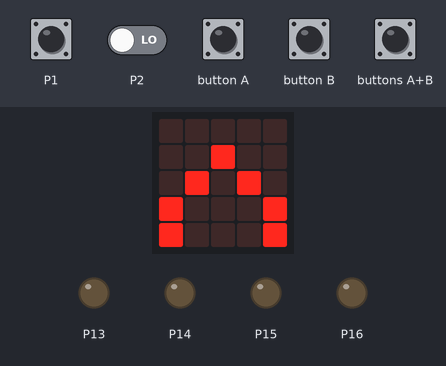
The program below on a simulated BBC micro:bit (MakeCode). Shown: the board's 5×5 LED display, output pins drawn as LEDs (lit = HIGH). Inputs (shaded band) come from the test bench; at power-on: P1 LOW, P2 LOW.

Above: at 1.2 s.
1.3 s: P1 pulled HIGH for 1 s
At 2.2 s:
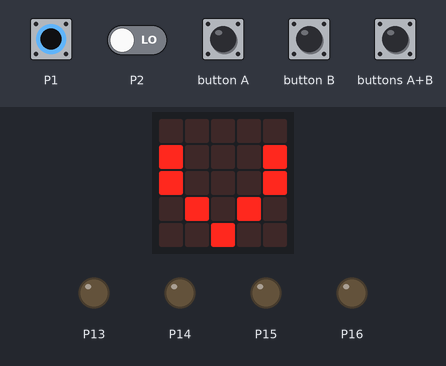
4.0 s: button A pressed for 0.15 s
At 4.08 s:
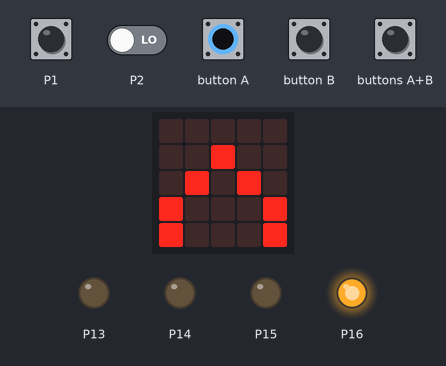
5.6 s: button B pressed for 0.15 s
At 5.68 s:
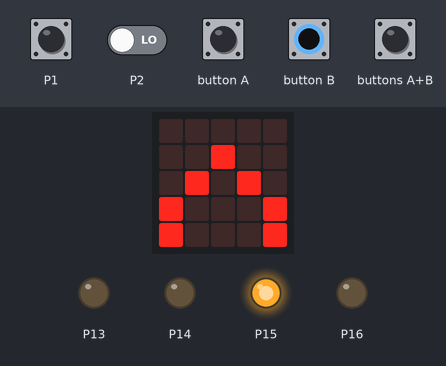
7.2 s: P1 driven HIGH and P2 driven HIGH
At 8.3 s:
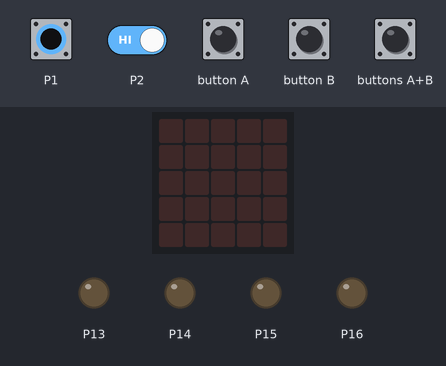
9.0 s: buttons A+B pressed for 0.15 s
At 9.5 s:
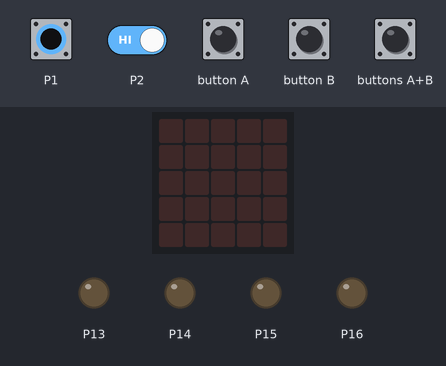
10.6 s: button B pressed for 1 s
At 10.9 s:
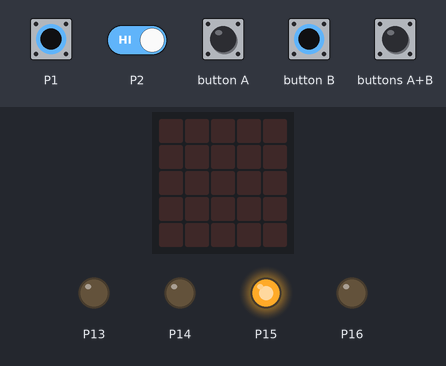
Timing chart, 0 to 13.6 s (numbered marks = the images above; inputs shaded):
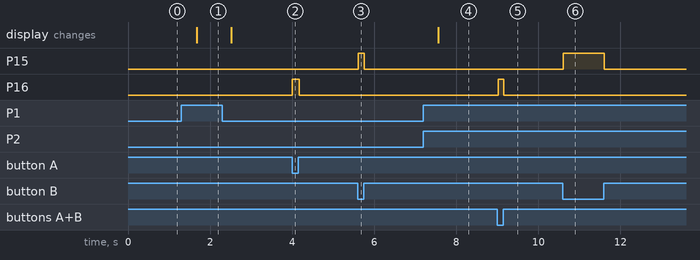

The program:

main.ts
```typescript
input.onButtonPressed(Button.AB, function () {

})
basic.forever(function () {
    if (pins.digitalReadPin(DigitalPin.P1) == 0) {
        basic.showLeds(`
            . . . . .
            . . # . .
            . # . # .
            # . . . #
            # . . . #
            `)
    } else if (pins.digitalReadPin(DigitalPin.P2) == 0) {
        basic.showLeds(`
            . . . . .
            # . . . #
            # . . . #
            . # . # .
            . . # . .
            `)
    } else {
        basic.clearScreen()
    }
})
basic.forever(function () {
    if (input.buttonIsPressed(Button.A)) {
        pins.digitalWritePin(DigitalPin.P14, 0)
        pins.analogWritePin(AnalogPin.P16, 1023)
    } else if (input.buttonIsPressed(Button.B)) {
        pins.digitalWritePin(DigitalPin.P13, 0)
        pins.analogWritePin(AnalogPin.P15, 1023)
    } else if (input.buttonIsPressed(Button.AB)) {
        pins.digitalWritePin(DigitalPin.P14, 0)
        pins.digitalWritePin(DigitalPin.P13, 0)
        pins.analogWritePin(AnalogPin.P15, 1023)
        pins.analogWritePin(AnalogPin.P16, 1023)
    } else {
        pins.digitalWritePin(DigitalPin.P13, 0)
        pins.digitalWritePin(DigitalPin.P14, 0)
        pins.digitalWritePin(DigitalPin.P15, 0)
        pins.digitalWritePin(DigitalPin.P16, 0)
    }
})
```

test.ts
```typescript
// テストはここに来ます。このパッケージが拡張機能として使用されるときにはコンパイルされません。
```

Measured:
- after the input at 1.3 s, the display: changes after 0.38 s (image 1)
- after the input at 4.0 s, P16: LOW → HIGH at once, → LOW 0.16 s later
- after the input at 5.6 s, P15: LOW → HIGH at once, → LOW 0.14 s later
- after the input at 7.2 s, the display: changes after 0.36 s (image 4)
- after the input at 9.0 s, P16: LOW → HIGH at once, → LOW 0.14 s later
- after the input at 10.6 s, P15: LOW → HIGH at once, → LOW 1.0 s later
